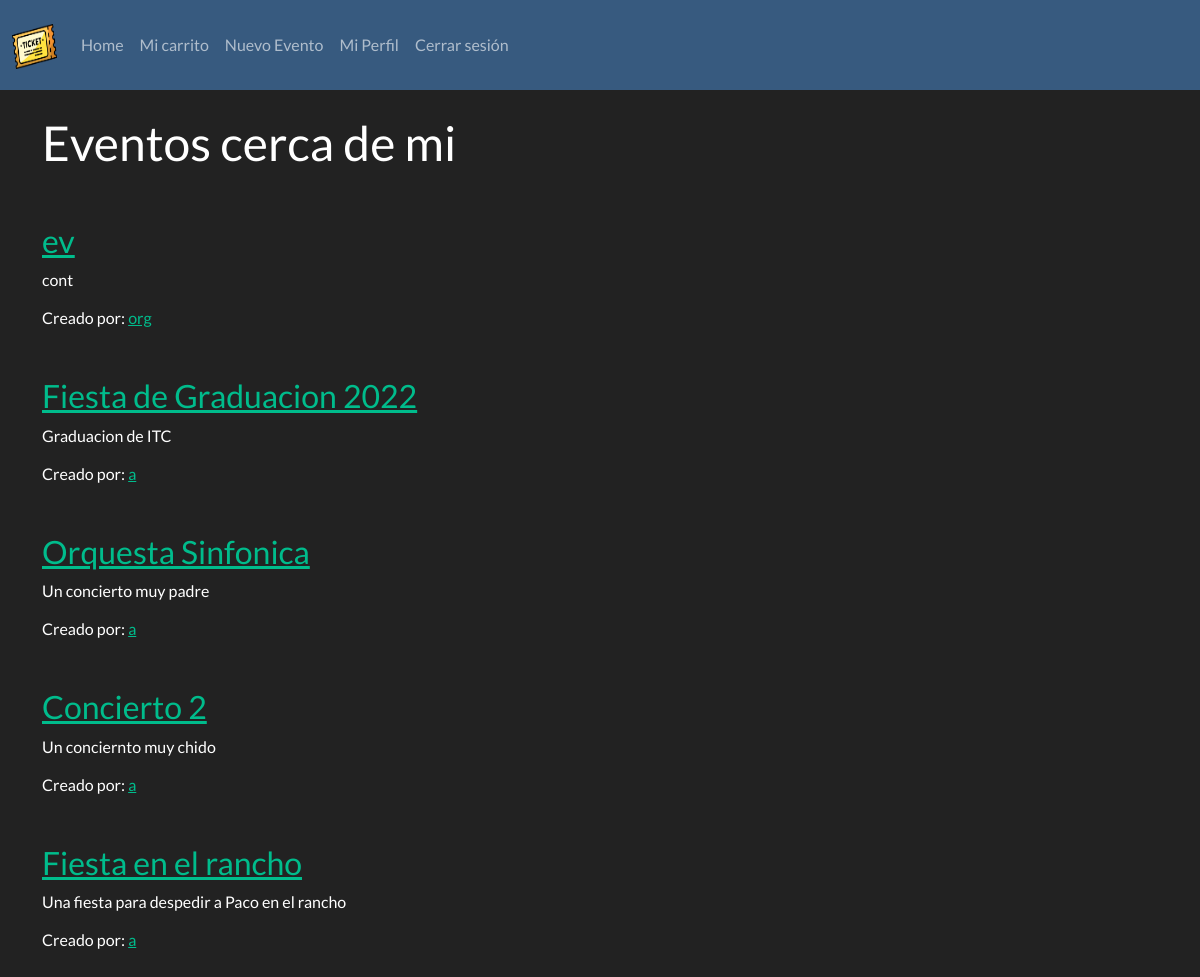
The app's page / (signed in) with its own data.
### app/models.py (models this page shows, shortened)
class Evento(db.Model):
	id = db.Column(db.Integer, primary_key=True)
	nombre = db.Column(db.String(320), nullable=False)
	descripcion = db.Column(db.Text)
	fecha = db.Column(db.DateTime, nullable=False)
	user_id = db.Column(db.Integer, db.ForeignKey('user.id'), nullable=False)
	precio_general = db.Column(db.Float)
	precio_vip = db.Column(db.Float)
	@hybrid_property
	def organizador(self):
		return User.query.filter_by(id=self.user_id).first()

class User(db.Model, UserMixin):
	id = db.Column(db.Integer, primary_key=True)
	nombre = db.Column(db.String(320), nullable=False)
	username = db.Column(db.String(25), unique=True, nullable=False)
	email = db.Column(db.String(320), unique=True, nullable=False)
	password = db.Column(db.String(25), nullable=False)
	@hybrid_property
	def tipo(self):
		if Comprador.query.filter_by(id=self.id).first():
			return "Comprador"
		elif Organizador.query.filter_by(id=self.id).first():
			return "Organizador"

### app/routes.py (the view)
@app.route('/')
@login_required
def home():
	events = Evento.query.all()
	return render_template('index.html', username=current_user.username, events=events)

### app/models.py (called while the page is built)
@login_manager.user_loader
def load_user(user_id):
	return User.query.get(int(user_id))

### app/templates/index.html (shortened to what this page needs)
{% extends 'layout.html' %}
{% block body %}
<br>
	<h1>Eventos cerca de mi</h1>
	<div class="event-list">
		{% for evento in events %}
			<div class="event-summary">
				<h3><a href="{{ url_for('evento', evento_id=evento.id) }}">{{ evento.nombre }}</a></h3>
				<p>{{ evento.descripcion }}</p>
				<h6>Creado por: <a href="{{ url_for('profile', username=evento.organizador.username) }}">{{ evento.organizador.nombre }}</a></h3>
			</div>
		{% endfor %}
	</div>
<br>
{% endblock %}

### app/static/styles/main.css (style rules this page uses)
.event-list { margin-top: 50px; }
.event-summary { margin-top: 40px; margin-bottom: 50px; }

### records on screen
Evento: nombre "ev", descripcion "cont", organizador.nombre "org"
Evento: nombre "Fiesta de Graduacion 2022", descripcion "Graduacion de ITC", organizador.nombre "a"
Evento: nombre "Orquesta Sinfonica", descripcion "Un concierto muy padre", organizador.nombre "a"
Evento: nombre "Concierto 2", descripcion "Un conciernto muy chido", organizador.nombre "a"
Evento: nombre "Fiesta en el rancho", descripcion "Una fiesta para despedir a Paco en el rancho", organizador.nombre "a"
